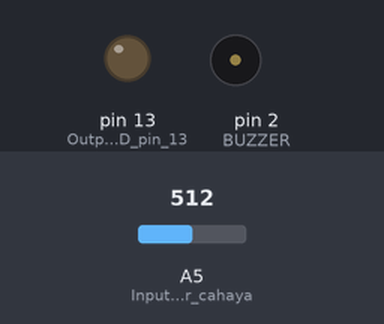
Bench run of a sketch on a simulated Arduino Uno, built with avr-gcc and run on an emulated ATmega328P. On the bench: output pins drawn as LEDs (lit = HIGH), buzzer (waves = sounding). Dashed ring = blinking. The inputs (shaded band) are chosen by the test bench; at power-on: A5 (Input_dari_sensor_cahaya) = 512.

Above: at 1.2 s.
1.3 s: A5 (Input_dari_sensor_cahaya) set to 119
2.8 s: A5 (Input_dari_sensor_cahaya) set to 105
At 3.2 s:
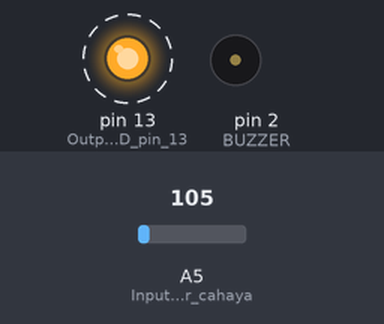
5.8 s: A5 (Input_dari_sensor_cahaya) set to 122
At 6.8 s:
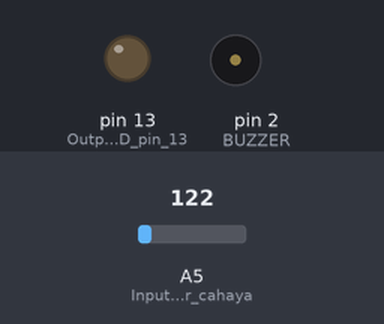
7.3 s: A5 (Input_dari_sensor_cahaya) set to 100
At 8.2 s:
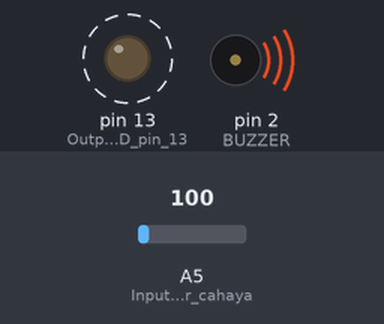
Timing chart, 0 to 11.3 s (numbered marks = the images above; inputs shaded):
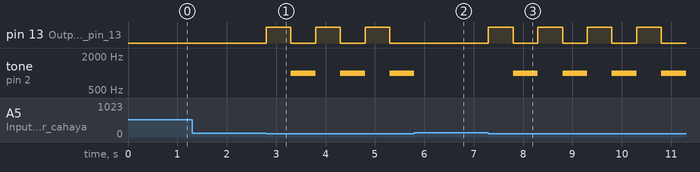

The sketch:

project2_sensor_cahaya.ino
```cpp
#define BUZZER 2

void setup() {
  Serial.begin(9600);
  pinMode(A5, INPUT);  //Input dari sensor cahaya (LDR)
  pinMode(LED_BUILTIN, OUTPUT); //Output duntuk LED pin 13 (LED)
  pinMode(BUZZER, OUTPUT);  //Output sound dari pin 2 (BUZZER MODULE)

}

void ledBlink(int speed)
{
  digitalWrite(LED_BUILTIN, HIGH);
  delay(speed);
  digitalWrite(LED_BUILTIN, LOW);
}

void soundAlert(int speed, int freq)
{
  tone(BUZZER, freq);
  delay(speed);
  noTone(BUZZER);
}

void loop() {
  int sensor_value = analogRead(A5);
  if(sensor_value < 110)
  {
    ledBlink(500);
    soundAlert(500, 1000);
  }


}
```

Measured:
- the behaviour switches between 110 and 109 on A5 (Input_dari_sensor_cahaya) (found by bisection; images 0 and 1)
- after the input at 1.3 s, every drawn part: stays the same
- after the input at 2.8 s, pin 13 (Output_duntuk_LED_pin_13): alternates HIGH for 0.50 s and LOW for 0.50 s, starting at once; tone on pin 2 (BUZZER): alternates 1000 Hz for 0.50 s and silent for 0.50 s, starting after 0.50 s
- after the input at 5.8 s, pin 13 (Output_duntuk_LED_pin_13): stays LOW (without the input it goes to HIGH after 0.00 s); tone on pin 2 (BUZZER): goes on until 5.8 s, then stays silent
- after the input at 7.3 s, pin 13 (Output_duntuk_LED_pin_13): alternates HIGH for 0.50 s and LOW for 0.50 s, starting at once; tone on pin 2 (BUZZER): alternates 1000 Hz for 0.50 s and silent for 0.50 s, starting after 0.50 s
